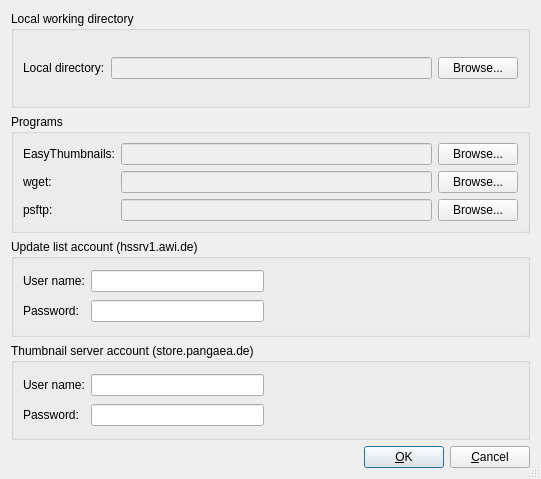
<?xml version="1.0" encoding="UTF-8"?>
<ui version="4.0">
 <class>SetGlobalOptionsDialog</class>
 <widget class="QDialog" name="SetGlobalOptionsDialog">
  <property name="geometry">
   <rect>
    <x>0</x>
    <y>0</y>
    <width>541</width>
    <height>479</height>
   </rect>
  </property>
  <property name="minimumSize">
   <size>
    <width>500</width>
    <height>0</height>
   </size>
  </property>
  <property name="windowTitle">
   <string>Settings</string>
  </property>
  <property name="sizeGripEnabled">
   <bool>true</bool>
  </property>
  <layout class="QGridLayout" name="gridLayout_6">
   <item row="4" column="0">
    <layout class="QHBoxLayout">
     <item>
      <spacer>
       <property name="orientation">
        <enum>Qt::Horizontal</enum>
       </property>
       <property name="sizeHint" stdset="0">
        <size>
         <width>40</width>
         <height>20</height>
        </size>
       </property>
      </spacer>
     </item>
     <item>
      <widget class="QPushButton" name="OK_pushButton">
       <property name="minimumSize">
        <size>
         <width>0</width>
         <height>0</height>
        </size>
       </property>
       <property name="text">
        <string>&amp;OK</string>
       </property>
       <property name="default">
        <bool>true</bool>
       </property>
      </widget>
     </item>
     <item>
      <widget class="QPushButton" name="Cancel_pushButton">
       <property name="text">
        <string>&amp;Cancel</string>
       </property>
      </widget>
     </item>
    </layout>
   </item>
   <item row="0" column="0">
    <widget class="QGroupBox" name="LocalImagesDirectory_groupBox">
     <property name="title">
      <string>Local working directory</string>
     </property>
     <layout class="QGridLayout" name="gridLayout">
      <item row="0" column="0">
       <widget class="QLabel" name="label">
        <property name="text">
         <string>Local directory:</string>
        </property>
        <property name="buddy">
         <cstring>WorkingDirectory_lineEdit</cstring>
        </property>
       </widget>
      </item>
      <item row="0" column="1">
       <widget class="QLineEdit" name="WorkingDirectory_lineEdit">
        <property name="enabled">
         <bool>false</bool>
        </property>
        <property name="dragEnabled">
         <bool>false</bool>
        </property>
        <property name="readOnly">
         <bool>false</bool>
        </property>
       </widget>
      </item>
      <item row="0" column="2">
       <widget class="QPushButton" name="browseWorkingDirectory_pushButton">
        <property name="text">
         <string>Browse...</string>
        </property>
        <property name="autoDefault">
         <bool>false</bool>
        </property>
       </widget>
      </item>
     </layout>
    </widget>
   </item>
   <item row="3" column="0">
    <widget class="QGroupBox" name="ThumbnailServerAccount_groupBox">
     <property name="title">
      <string>Thumbnail server account (store.pangaea.de)</string>
     </property>
     <layout class="QGridLayout" name="gridLayout_2">
      <item row="0" column="0">
       <widget class="QLabel" name="label_3">
        <property name="text">
         <string>User name:</string>
        </property>
        <property name="buddy">
         <cstring>User_pangaea_lineEdit</cstring>
        </property>
       </widget>
      </item>
      <item row="0" column="1">
       <widget class="QLineEdit" name="User_pangaea_lineEdit"/>
      </item>
      <item row="0" column="2">
       <spacer name="horizontalSpacer_2">
        <property name="orientation">
         <enum>Qt::Horizontal</enum>
        </property>
        <property name="sizeHint" stdset="0">
         <size>
          <width>254</width>
          <height>18</height>
         </size>
        </property>
       </spacer>
      </item>
      <item row="1" column="0">
       <widget class="QLabel" name="label_4">
        <property name="text">
         <string>Password:</string>
        </property>
        <property name="buddy">
         <cstring>Password_pangaea_lineEdit</cstring>
        </property>
       </widget>
      </item>
      <item row="1" column="1">
       <widget class="QLineEdit" name="Password_pangaea_lineEdit">
        <property name="echoMode">
         <enum>QLineEdit::PasswordEchoOnEdit</enum>
        </property>
       </widget>
      </item>
      <item row="1" column="2">
       <spacer name="horizontalSpacer_3">
        <property name="orientation">
         <enum>Qt::Horizontal</enum>
        </property>
        <property name="sizeHint" stdset="0">
         <size>
          <width>254</width>
          <height>17</height>
         </size>
        </property>
       </spacer>
      </item>
     </layout>
    </widget>
   </item>
   <item row="1" column="0">
    <widget class="QGroupBox" name="Programs_groupBox">
     <property name="title">
      <string>Programs</string>
     </property>
     <layout class="QGridLayout" name="gridLayout_3">
      <item row="0" column="0">
       <widget class="QLabel" name="label_6">
        <property name="text">
         <string>EasyThumbnails:</string>
        </property>
        <property name="buddy">
         <cstring>EasyThumbnailsProgram_lineEdit</cstring>
        </property>
       </widget>
      </item>
      <item row="0" column="1">
       <widget class="QLineEdit" name="EasyThumbnailsProgram_lineEdit">
        <property name="enabled">
         <bool>false</bool>
        </property>
        <property name="dragEnabled">
         <bool>false</bool>
        </property>
        <property name="readOnly">
         <bool>false</bool>
        </property>
       </widget>
      </item>
      <item row="0" column="2">
       <widget class="QPushButton" name="browseEasyThumbnailsProgram_pushButton">
        <property name="text">
         <string>Browse...</string>
        </property>
        <property name="autoDefault">
         <bool>false</bool>
        </property>
       </widget>
      </item>
      <item row="1" column="0">
       <widget class="QLabel" name="label_7">
        <property name="text">
         <string>wget:</string>
        </property>
        <property name="buddy">
         <cstring>wgetProgram_lineEdit</cstring>
        </property>
       </widget>
      </item>
      <item row="1" column="1">
       <widget class="QLineEdit" name="wgetProgram_lineEdit">
        <property name="enabled">
         <bool>false</bool>
        </property>
        <property name="text">
         <string/>
        </property>
        <property name="dragEnabled">
         <bool>false</bool>
        </property>
        <property name="readOnly">
         <bool>false</bool>
        </property>
       </widget>
      </item>
      <item row="1" column="2">
       <widget class="QPushButton" name="browseWgetProgram_pushButton">
        <property name="text">
         <string>Browse...</string>
        </property>
        <property name="autoDefault">
         <bool>false</bool>
        </property>
       </widget>
      </item>
      <item row="2" column="1">
       <widget class="QLineEdit" name="psftpProgram_lineEdit">
        <property name="enabled">
         <bool>false</bool>
        </property>
        <property name="text">
         <string/>
        </property>
        <property name="dragEnabled">
         <bool>false</bool>
        </property>
        <property name="readOnly">
         <bool>false</bool>
        </property>
       </widget>
      </item>
      <item row="2" column="2">
       <widget class="QPushButton" name="browsePSftpProgram_pushButton">
        <property name="text">
         <string>Browse...</string>
        </property>
        <property name="autoDefault">
         <bool>false</bool>
        </property>
       </widget>
      </item>
      <item row="2" column="0">
       <widget class="QLabel" name="label_8">
        <property name="text">
         <string>psftp:</string>
        </property>
        <property name="buddy">
         <cstring>psftpProgram_lineEdit</cstring>
        </property>
       </widget>
      </item>
     </layout>
    </widget>
   </item>
   <item row="2" column="0">
    <widget class="QGroupBox" name="UpdateListAccount_groupBox">
     <property name="title">
      <string>Update list account (hssrv1.awi.de)</string>
     </property>
     <layout class="QGridLayout" name="gridLayout_4">
      <item row="0" column="0">
       <widget class="QLabel" name="label_10">
        <property name="text">
         <string>User name:</string>
        </property>
        <property name="buddy">
         <cstring>User_pangaea_lineEdit</cstring>
        </property>
       </widget>
      </item>
      <item row="0" column="1">
       <widget class="QLineEdit" name="User_hssrv1_lineEdit"/>
      </item>
      <item row="0" column="2">
       <spacer name="horizontalSpacer_5">
        <property name="orientation">
         <enum>Qt::Horizontal</enum>
        </property>
        <property name="sizeHint" stdset="0">
         <size>
          <width>254</width>
          <height>18</height>
         </size>
        </property>
       </spacer>
      </item>
      <item row="1" column="0">
       <widget class="QLabel" name="label_11">
        <property name="text">
         <string>Password:</string>
        </property>
        <property name="buddy">
         <cstring>Password_pangaea_lineEdit</cstring>
        </property>
       </widget>
      </item>
      <item row="1" column="1">
       <widget class="QLineEdit" name="Password_hssrv1_lineEdit">
        <property name="echoMode">
         <enum>QLineEdit::PasswordEchoOnEdit</enum>
        </property>
       </widget>
      </item>
      <item row="1" column="2">
       <spacer name="horizontalSpacer_6">
        <property name="orientation">
         <enum>Qt::Horizontal</enum>
        </property>
        <property name="sizeHint" stdset="0">
         <size>
          <width>254</width>
          <height>17</height>
         </size>
        </property>
       </spacer>
      </item>
     </layout>
    </widget>
   </item>
  </layout>
 </widget>
 <tabstops>
  <tabstop>WorkingDirectory_lineEdit</tabstop>
  <tabstop>browseWorkingDirectory_pushButton</tabstop>
  <tabstop>EasyThumbnailsProgram_lineEdit</tabstop>
  <tabstop>browseEasyThumbnailsProgram_pushButton</tabstop>
  <tabstop>wgetProgram_lineEdit</tabstop>
  <tabstop>browseWgetProgram_pushButton</tabstop>
  <tabstop>psftpProgram_lineEdit</tabstop>
  <tabstop>browsePSftpProgram_pushButton</tabstop>
  <tabstop>User_hssrv1_lineEdit</tabstop>
  <tabstop>Password_hssrv1_lineEdit</tabstop>
  <tabstop>User_pangaea_lineEdit</tabstop>
  <tabstop>Password_pangaea_lineEdit</tabstop>
  <tabstop>OK_pushButton</tabstop>
  <tabstop>Cancel_pushButton</tabstop>
 </tabstops>
 <resources/>
 <connections/>
</ui>
